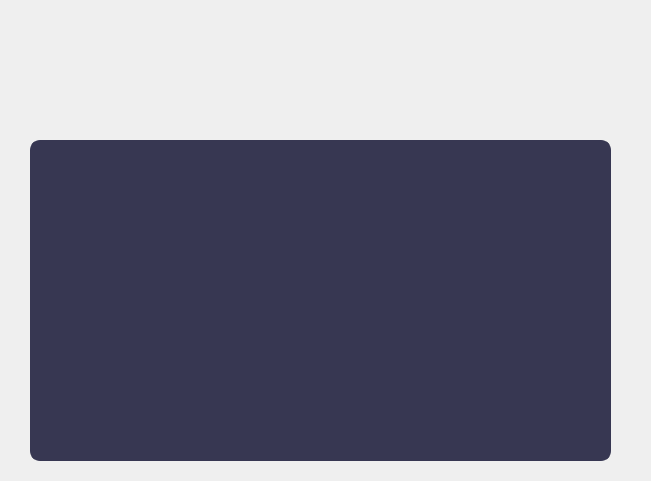
<?xml version="1.0" encoding="UTF-8"?>
<ui version="4.0">
 <class>deleting_into_work</class>
 <widget class="QWidget" name="deleting_into_work">
  <property name="geometry">
   <rect>
    <x>0</x>
    <y>0</y>
    <width>651</width>
    <height>481</height>
   </rect>
  </property>
  <property name="windowTitle">
   <string>Form</string>
  </property>
  <widget class="QTableView" name="tableView">
   <property name="geometry">
    <rect>
     <x>30</x>
     <y>140</y>
     <width>581</width>
     <height>321</height>
    </rect>
   </property>
   <property name="styleSheet">
    <string notr="true">QTableView {
border: 4px solid #373752;
border-radius: 10px;
gridline-color: #FFFFFF; /* #6D55FF */
background-color: #373752;
}

QTableView::item {
background-color: #222338;
font-family: Poppins; /* Установка шрифта */
font-size: 15pt; /* Установка размера шрифта */
color: white;
}

QTableView::item:selected {
background-color: #A0A1A8; /* #6D55FF */
color: white;
}

QTableView::item:focus {
background-color: #373752; /* #6D55FF */
color: white;
}

QHeaderView::section {
background-color: #373752; /* #6D55FF */
color: white;
font-family: Poppins;
font-size: 14pt;
}

QHeaderView::section:horizontal {
border: none; /* убираем горизонтальные линии разделителя */
}

QHeaderView::section:vertical {
border: none; /* убираем вертикальные линии разделителя */
}

QScrollBar:vertical {
border: none;
background: white; /* Можно изменить на цвет фона таблицы или окна */
width: 7px; /* Уменьшенная ширина */
margin: 0px; /* Если не нужно отступление от краев */
border-radius: 2px; /* Уменьшенное закругление */
}

QScrollBar::handle:vertical {
background: #F23878;
min-height: 7px; /* Уменьшенная минимальная длина */
border-radius: 2px; /* Уменьшенное закругление */
}

QScrollBar::add-page:vertical, QScrollBar::sub-page:vertical {
background: #373752; /* Это изменит цвет фона неактивных частей ползунка */
}

QScrollBar::add-line:vertical, QScrollBar::sub-line:vertical {
border: none;
background: none;
width: 0px;
height: 0px;
}

QScrollBar:horizontal {
border: none;
background: white; /* Можно изменить на цвет фона таблицы или окна */
height: 7px; /* Уменьшенная высота */
margin: 0px; /* Если не нужно отступление от краев */
/*border-radius: 5px; /* Уменьшенное закругление */
}

QScrollBar::handle:horizontal {
background: #373752;
min-width: 10px; /* Уменьшенная минимальная длина */
border-radius: 5px; /* Уменьшенное закругление */
}

QScrollBar::add-page:horizontal, QScrollBar::sub-page:horizontal {
background: #373752; /* Это изменит цвет фона неактивных частей ползунка */
}</string>
   </property>
  </widget>
 </widget>
 <resources/>
 <connections/>
</ui>
